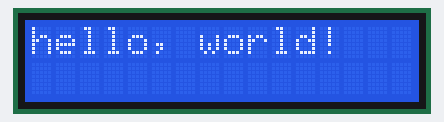
Bench run of a sketch on a simulated Arduino Uno, built with avr-gcc and run on an emulated ATmega328P. Parts: 16×2 character LCD.

Above: at 0.1 s.
At 2.1 s:
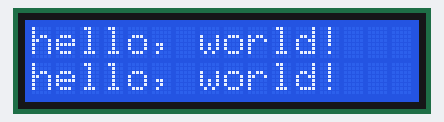
At 6.1 s:
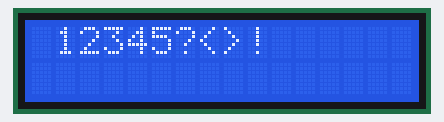
At 12.1 s:
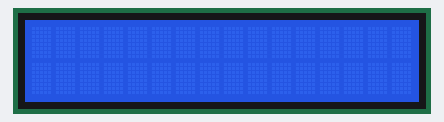
At 14.96 s:
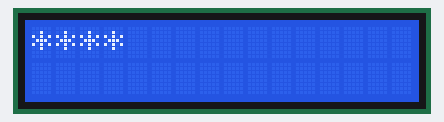
At 17.96 s:
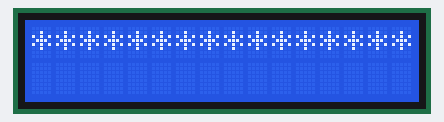

Measured:
- by itself, everything shown: repeats every 18.0 s, in 23 steps
- what the display in image 1 shows lasts 2.0 s, from 2.1 s to 4.1 s

The sketch:

Experiment_10_LCD_1.ino
```cpp
// (licence header left out)
#include <LiquidCrystal.h>

// initialize the library by associating any needed LCD interface pin
// with the Arduino pin number it is connected to
LiquidCrystal lcd(2, 3, 8, 9, 10, 11);

void setup() {
  // set up the LCD's number of columns and rows:
  lcd.begin(16, 2);

}

void loop() {
  // Print a message to the LCD.
  lcd.print("hello, world!");
  delay (2000);
  // set the cursor to column 0, line 1
  // (note: line 1 is the second row, since counting begins with 0):
  lcd.setCursor(0, 1);
  lcd.print("hello, world!");
  delay (2000);
  lcd.clear(); // clear display
  // Shifting text around the screen
  for (int i = 0; i < 4; i++) {
    lcd.setCursor(i, 0);  // Move cursor to first row and third column
    lcd.print("12345?<>!");
    delay (2000);
    lcd.clear();
  }
  lcd.clear(); // Blank screen for 2 seconds
  delay(2000);
  // Show that cursor auto increments after each character is printed
  lcd.setCursor(0, 0);
  for (int i = 0; i < 16; i++) {
    lcd.print("*");
    delay (250);
  }
  lcd.clear();
}
```
